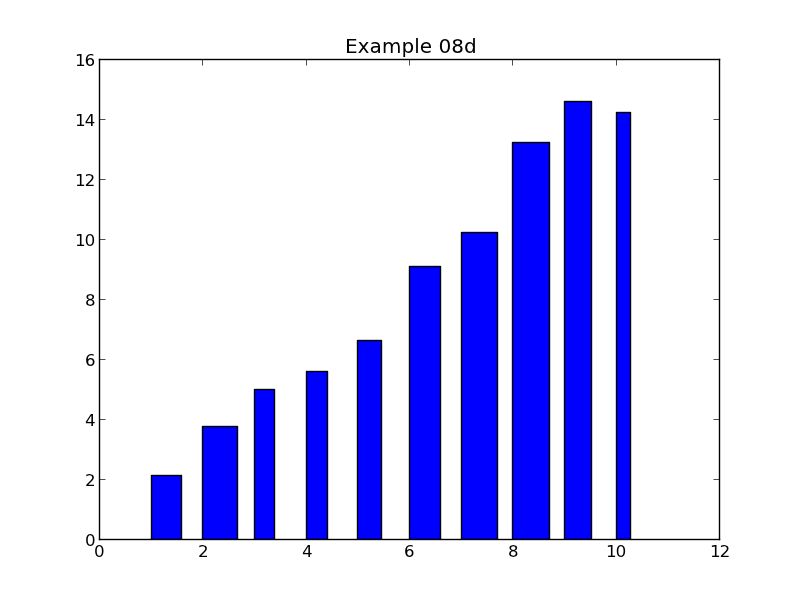

Reproduce this figure in Python.
import matplotlib.pyplot as pyplot
import plotdata

x = plotdata.data08x
y = plotdata.data08y
wlist = plotdata.data08w

pyplot.bar(x,y, width=wlist)

pyplot.title('Example 08d')
pyplot.savefig('example08d.png')
